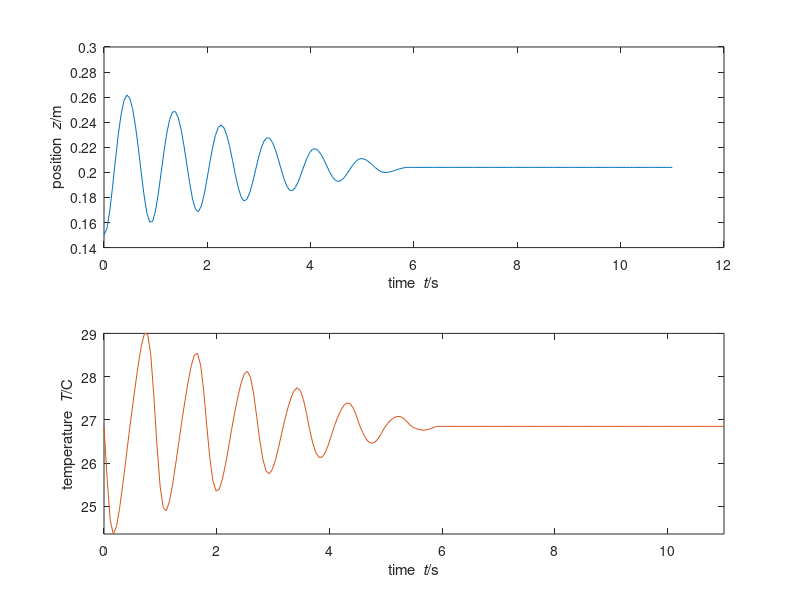

MATLAB code for this plot:
%%%% Numerical time integration of piston-gas-spring
%% SI units used throughout
%% Vertical coordinate z, positive upward #\iffalse
clearvars; #\fi@

m = 50; % mass of piston
N = 0.04; % amount of ideal gas
A = 0.1^2; % area of piston
R = 8.31446261815; % molar gas constant
C = 20; % molar heat capacity of gas
mu = 0.00004; % gas viscosity
h = 8000; % heat-transfer coefficient
T_out = 300; % temperature of environment
mu = 0.8; % kinetic friction coefficient
g = 9.8; % gravitational acceleration

t_end = 11; % final time
dt = 0.0001; % time step

G = -m*g; % gravitational supply of momentum
Fn = 5; % normal force on piston

t = 0; % initial time
z = 0.15; % initial position of piston
v = 0; % initial velocity of piston
T = 300; % initial temperature of gas
#\iffalse
%% Plot & saving
%% adjust final time if not multiple of timestep
t_end = t_end + mod(t_end-t,dt);
%% Save values of all quantities at some steps during the simulation,
%% for subsequente analysis or plotting
%% (saving at all timesteps could be too costly)
Nsaves = 200; % number of timepoints to save during the simulation
%% Calculate time interval for saving
dsave = (t_end-t)/(Nsaves-1);
if abs(dsave) < (dt)
  error('time interval between saves is smaller than timestep')
end
%% Initialize vectors to contain saved values
tSave = nan(Nsaves,1);
zSave = nan(Nsaves,1);
vSave = nan(Nsaves,1);
TSave = nan(Nsaves,1);
%% Save initial values
i = 1; % index that keeps count of savepoints
t0 = t;
tSave(1) = t;
zSave(1) = z;
vSave(1) = v;
TSave(1) = T;
%% Numerical time integration
#\fi@
while t < t_end
  P = m*v;
  F_pis_fri = -sign(v) * mu * Fn;
  F_pis_gas = A * ( N*R*T/(A*z) - mu*A*v/(A*z) );
  F_pis_tot = F_pis_gas + F_pis_fri;
  E = C*N*T;
  Q = A*h*(T_out - T);
  F_gas_pis = -F_pis_gas;
  phi = Q + F_gas_pis * v;
  P = P + (F_pis_tot + G) * dt;
  E = E + phi * dt;
  z = z + v * dt;
  t = t + dt;
  v = P/m;
  T = E/(C*N); #\iffalse
  %% Check whether to save & plot at this step
  if min(abs([0 dsave] - mod(t-t0, dsave))) <= dt/2
    i = i+1;
    tSave(i) = t;
    zSave(i) = z;
    vSave(i) = v;
    TSave(i) = T;
  end #\fi@
end #\iffalse
%% Plot trajectory
close all;
subplot(2,1,1)
cols = get(0, 'DefaultAxesColorOrder');
plot(tSave,zSave,'-','Color',cols(1,:));
xlabel('time {\it t}/s'); ylabel('position {\it z}/m'); hold on;
subplot(2,1,2)
plot(tSave,TSave-273.15,'-','Color',cols(2,:)); axis('tight');
xlabel('time {\it t}/s'); ylabel('temperature {\it T}/C'); # \fi@
